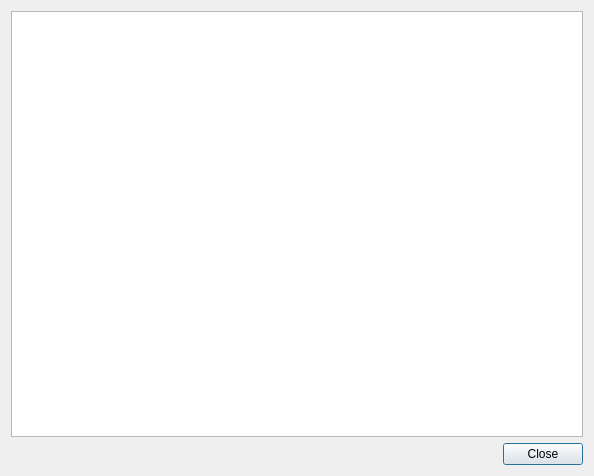
<?xml version="1.0" encoding="UTF-8"?>
<ui version="4.0">
 <class>CollectionStatsDialog</class>
 <widget class="QDialog" name="CollectionStatsDialog">
  <property name="geometry">
   <rect>
    <x>0</x>
    <y>0</y>
    <width>594</width>
    <height>476</height>
   </rect>
  </property>
  <property name="windowTitle">
   <string>Collection statistics</string>
  </property>
  <layout class="QVBoxLayout" name="verticalLayout">
   <item>
    <widget class="QTableWidget" name="StatsTable_">
     <property name="verticalScrollMode">
      <enum>QAbstractItemView::ScrollPerPixel</enum>
     </property>
     <property name="horizontalScrollMode">
      <enum>QAbstractItemView::ScrollPerPixel</enum>
     </property>
     <attribute name="horizontalHeaderStretchLastSection">
      <bool>true</bool>
     </attribute>
    </widget>
   </item>
   <item>
    <widget class="QDialogButtonBox" name="buttonBox">
     <property name="orientation">
      <enum>Qt::Horizontal</enum>
     </property>
     <property name="standardButtons">
      <set>QDialogButtonBox::Close</set>
     </property>
    </widget>
   </item>
  </layout>
 </widget>
 <resources/>
 <connections>
  <connection>
   <sender>buttonBox</sender>
   <signal>accepted()</signal>
   <receiver>CollectionStatsDialog</receiver>
   <slot>accept()</slot>
   <hints>
    <hint type="sourcelabel">
     <x>248</x>
     <y>254</y>
    </hint>
    <hint type="destinationlabel">
     <x>157</x>
     <y>274</y>
    </hint>
   </hints>
  </connection>
  <connection>
   <sender>buttonBox</sender>
   <signal>rejected()</signal>
   <receiver>CollectionStatsDialog</receiver>
   <slot>reject()</slot>
   <hints>
    <hint type="sourcelabel">
     <x>316</x>
     <y>260</y>
    </hint>
    <hint type="destinationlabel">
     <x>286</x>
     <y>274</y>
    </hint>
   </hints>
  </connection>
 </connections>
</ui>
